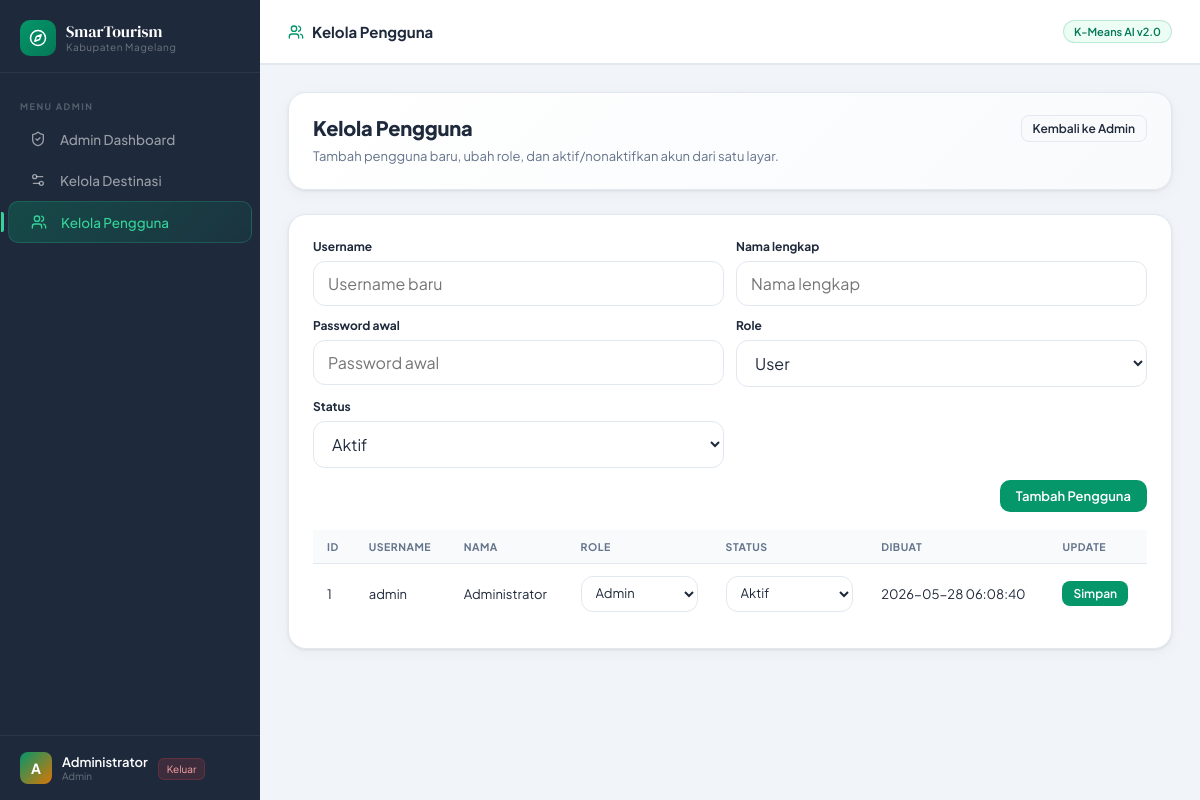
The page /admin/users.php (signed in) on the database its author committed.
### tables this page shows
CREATE TABLE tb_users (
  id INT UNSIGNED NOT NULL AUTO_INCREMENT,
  username VARCHAR(50) NOT NULL,
  password_hash VARCHAR(255) NOT NULL,
  nama_lengkap VARCHAR(100) NOT NULL,
  role ENUM('admin', 'petugas') NOT NULL DEFAULT 'admin',
  status ENUM('aktif', 'nonaktif') NOT NULL DEFAULT 'aktif',
  created_at TIMESTAMP NOT NULL DEFAULT CURRENT_TIMESTAMP,
  updated_at TIMESTAMP NOT NULL DEFAULT CURRENT_TIMESTAMP ON UPDATE CURRENT_TIMESTAMP,
  PRIMARY KEY (id),
  UNIQUE KEY uq_username (username)
);

### admin/users.php (called while the page is built)
<?php
require_once __DIR__ . '/../pages/admin/users.php';

### includes/auth.php (called while the page is built, shortened)
<?php
function isLoggedIn(): bool
{
    return isset($_SESSION['user']['username'], $_SESSION['user']['role']);
}
function getCurrentUser(): ?array
{
    return isLoggedIn() ? $_SESSION['user'] : null;
}
function appUrl(string $path = ''): string
{
    static $baseUrl = null;
    if ($baseUrl === null) {
        $scriptName = $_SERVER['SCRIPT_NAME'];
        $parts = explode('/', trim($scriptName, '/'));
        $baseUrl = '/' . $parts[0] . '/' . $parts[1];
    }
    return $baseUrl . '/' . ltrim($path, '/');
}

### pages/admin/users.php (the view, shortened to what this page needs)
<?php
require_once __DIR__ . '/../../includes/auth.php';
$pdo = getDatabaseConnection();
$users = $pdo->query('SELECT id, username, nama_lengkap, role, status, created_at FROM tb_users ORDER BY id DESC')->fetchAll();
?>
<?php require_once __DIR__ . '/../../includes/header.php'; ?>
<div class="page-content">
    <div class="page-hero">
        <div>
            <div class="page-hero-title">Kelola Pengguna</div>
            <div class="page-hero-subtitle">Tambah pengguna baru, ubah role, dan aktif/nonaktifkan akun dari satu layar.</div>
        </div>
        <div class="page-hero-actions">
            <a href="dashboard.php" class="btn btn-secondary btn-sm">Kembali ke Admin</a>
        </div>
    </div>
    <div class="panel mb-24">
        <div class="panel-body">
            <form method="POST" class="form-grid">
                <div class="form-field">
                    <label class="form-label">Username</label>
                    <input class="form-control" name="username" placeholder="Username baru" required>
                </div>
                <div class="form-field">
                    <label class="form-label">Nama lengkap</label>
                    <input class="form-control" name="nama_lengkap" placeholder="Nama lengkap" required>
                </div>
                <div class="form-field">
                    <label class="form-label">Password awal</label>
                    <input class="form-control" name="password" type="password" placeholder="Password awal" required>
                </div>
                <div class="form-field">
                    <label class="form-label">Role</label>
                    <select class="form-control" name="role">
                        <option value="user">User</option>
                    </select>
                </div>
                <div class="form-field">
                    <label class="form-label">Status</label>
                    <select class="form-control" name="status">
                        <option value="aktif">Aktif</option>
                    </select>
                </div>
                <div class="form-actions">
                    <button class="btn btn-primary" type="submit">Tambah Pengguna</button>
                </div>
            </form>
            <div class="table-wrap">
                <table>
                    <thead>
                        <tr>
                            <th>ID</th>
                            <th>Username</th>
                            <th>Nama</th>
                            <th>Role</th>
                            <th>Status</th>
                            <th>Dibuat</th>
                            <th>Update</th>
                        </tr>
                    </thead>
                    <tbody>
                        <?php foreach ($users as $user): ?>
                            <tr>
                                <td><?= (int)$user['id'] ?></td>
                                <td><?= htmlspecialchars($user['username']) ?></td>
                                <td><?= htmlspecialchars($user['nama_lengkap']) ?></td>
                                <td>
                                    <form method="POST" style="display:flex;gap:8px;align-items:center;flex-wrap:wrap;">
                                        <select class="form-control" style="min-width:110px;padding:8px 10px;" name="role">
                                            <option value="admin" <?= $user['role'] === 'admin' ? 'selected' : '' ?>>Admin</option>
                                        </select>
                                </td>
                                <td>
                                    <select class="form-control" style="min-width:120px;padding:8px 10px;" name="status">
                                        <option value="aktif" <?= $user['status'] === 'aktif' ? 'selected' : '' ?>>Aktif</option>
                                    </select>
                                </td>
                                <td><?= htmlspecialchars($user['created_at'] ?? '-') ?></td>
                                <td><button class="btn btn-sm btn-primary" type="submit">Simpan</button></td>
                            </tr>
                        <?php endforeach; ?>
                    </tbody>
                </table>
            </div>
        </div>
    </div>
</div>
<?php require_once __DIR__ . '/../../includes/footer.php'; ?>

### includes/header.php (shortened to what this page needs)
<?php
require_once __DIR__ . '/auth.php';
$user = getCurrentUser();
$isAdminUser = $user && (($user['role'] ?? '') === 'admin');
$currentPage = basename($_SERVER['PHP_SELF'], '.php');
$userNavItems = [
  'dashboard' => [
    'icon'  => 'layout-dashboard',
    'label' => 'Dashboard',
    'url'   => appUrl('pages/dashboard.php')
  ],
  'data_wisata' => [
    'icon'  => 'database',
    'label' => 'Data Wisata',
    'url'   => appUrl('pages/data_wisata.php')
  ],
  'clustering' => [
    'icon'  => 'brain-circuit',
    'label' => 'K-Means Clustering',
    'url'   => appUrl('pages/clustering.php')
  ],
  'iterasi' => [
    'icon'  => 'history',
    'label' => 'Detail Iterasi',
    'url'   => appUrl('pages/iterasi.php')
  ],
  'hasil' => [
    'icon'  => 'bar-chart-3',
    'label' => 'Hasil Clustering',
    'url'   => appUrl('pages/hasil.php')
  ],
  'peta' => [
    'icon'  => 'map',
    'label' => 'Peta Interaktif',
    'url'   => appUrl('pages/peta.php')
  ],
];
$adminNavItems = [
  'dashboard' => [
    'icon'  => 'shield-check',
    'label' => 'Admin Dashboard',
    'url'   => appUrl('admin/dashboard.php')
  ],
  'destinasi' => [
    'icon'  => 'settings-2',
    'label' => 'Kelola Destinasi',
    'url'   => appUrl('admin/destinasi.php')
  ],
  'users' => [
    'icon'  => 'users',
    'label' => 'Kelola Pengguna',
    'url'   => appUrl('admin/users.php')
  ],
];
$allNavItems = $isAdminUser ? $adminNavItems : $userNavItems;
$currentPageKey = basename($_SERVER['PHP_SELF'], '.php');
$currentNav = $allNavItems[$currentPageKey]
  ?? [
    'icon' => 'circle',
    'label' => ucfirst($currentPage)
  ];
?>
<!DOCTYPE html>
<html lang="id">
<head>
</head>
<body>
  <div class="app-layout">
    <aside class="sidebar" id="sidebar">
      <div class="sidebar-brand">
        <div class="brand-logo">
          <div class="brand-icon"><i data-lucide="compass"></i></div>
          <div>
            <div class="brand-text-main">SmarTourism</div>
            <div class="brand-text-sub">Kabupaten Magelang</div>
          </div>
        </div>
      </div>
      <nav class="sidebar-nav">
        <div class="nav-section-label">
          <?= $isAdminUser ? 'Menu Admin' : 'Menu Utama' ?>
        </div>
        <?php foreach ($allNavItems as $page => $item): ?>
          <a href="<?= htmlspecialchars($item['url']) ?>"
            class="nav-item <?= ($currentPageKey === $page) ? 'active' : '' ?>">
            <span class="nav-icon">
              <i data-lucide="<?= $item['icon'] ?>"></i>
            </span>
            <span><?= htmlspecialchars($item['label']) ?></span>
          </a>
        <?php endforeach; ?>
      </nav>
      <div class="sidebar-footer">
        <div class="user-card">
          <?php $u = getCurrentUser();
          $initial = strtoupper(substr($u['nama_lengkap'] ?? ($u['username'] ?? 'U'), 0, 1)); ?>
          <div class="user-avatar"><?= htmlspecialchars($initial) ?></div>
          <div>
            <div class="user-name"><?= htmlspecialchars($u['nama_lengkap'] ?? $u['username']) ?></div>
            <div class="user-role"><?= htmlspecialchars(ucfirst($u['role'] ?? 'user')) ?></div>
          </div>
          <form method="POST" action="<?= htmlspecialchars(appUrl('logout.php')) ?>" style="margin:0">
            <button type="submit" class="logout-btn">Keluar</button>
          </form>
        </div>
      </div>
    </aside>
    <div class="main-content">
      <header class="topbar">
        <div class="topbar-title" style="display:flex;align-items:center;gap:8px;"><i data-lucide="<?= $currentNav['icon'] ?>" style="width:16px;height:16px;color:var(--emerald);"></i> <?= $currentNav['label'] ?></div>
        <div class="topbar-badge">K-Means AI v2.0</div>
      </header>

### rows shown on the page
tb_users: nama_lengkap "A", nama_lengkap "Administrator", role "Admin", role "Kelola Pengguna", id "1", username "admin", status "Aktif", created_at "2026-05-28 06:08:40"

### other values the page prints
$item['label'] "Admin Dashboard"
$item['label'] "Kelola Destinasi"
$item['label'] "Kelola Pengguna"
